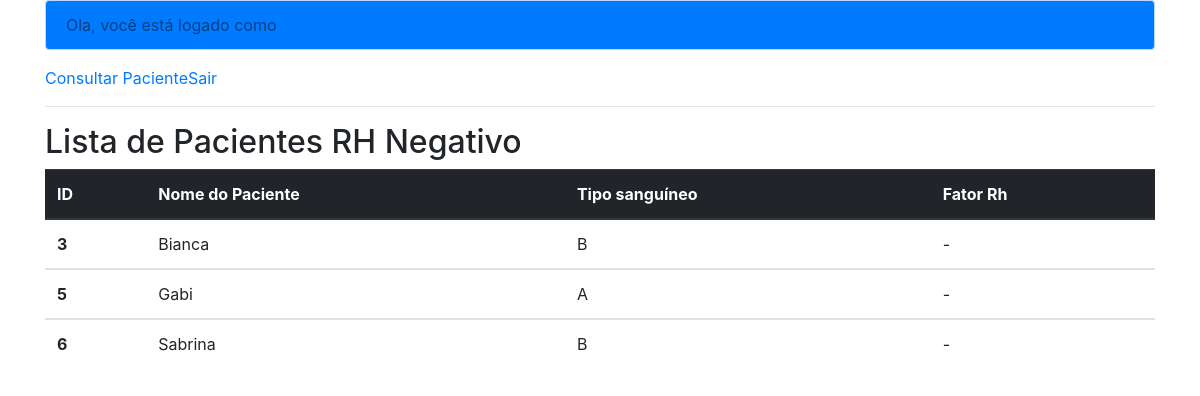
/consultaPacienteMenos.php, run on the app's committed database.
### tables this page shows
CREATE TABLE IF NOT EXISTS `tb_paciente` (
  `id_paciente` int NOT NULL AUTO_INCREMENT,
  `paciente` varchar(80) NOT NULL,
  `tipo_sanguineo` char(2) NOT NULL,
  `fator_rh` char(1) NOT NULL,
  `convenio` tinyint(1) NOT NULL,
  PRIMARY KEY (`id_paciente`)
);

### consultaPacienteMenos.php (the view, shortened to what this page needs)
<!doctype html>
<html>
<head>
</head>
<body>
	 <?php
     include "menu.php";
	 ?>
  <div class="container">
    <h2> Lista de Pacientes RH Negativo </h2>
		<table class="table">
  		<thead class="thead-dark">
	<?php
          include("conexao.php");
		$comandoSql="select * from tb_paciente";
		 $resultado= mysqli_query($con, $comandoSql);
		        ?>
			<tr>
      			<th scope="col">ID</th>
      			<th scope="col">Nome do Paciente</th>
      			<th scope="col">Tipo sanguíneo</th>
      			<th scope="col">Fator Rh</th>
    		</tr>
			 </thead>
			<?php
		while($dados=mysqli_fetch_assoc($resultado)){
			$id=$dados["id_paciente"];
			$p= $dados["paciente"];
			$t= $dados["tipo_sanguineo"];
			$f= $dados["fator_rh"];
			if($f == '-'){
				?>
			<tbody>
				<tr>
				  <th scope="row"><?php echo "$id <br>"; ?></th>
				  <td><?php echo "$p <br> "; ?></td>
				  <td><?php echo "$t <br>"; ?></td>
				  <td><?php echo "$f <br>"; ?></td>
				  </tr>
				</tbody>
			<?php
			}
		}
	?>
			</table>
</body>
</html>

### data on the page
tb_paciente: id_paciente "3", paciente "Bianca", tipo_sanguineo "B", fator_rh "-"
tb_paciente: id_paciente "5", paciente "Gabi", tipo_sanguineo "A", fator_rh "-"
tb_paciente: id_paciente "6", paciente "Sabrina", tipo_sanguineo "B", fator_rh "-"
